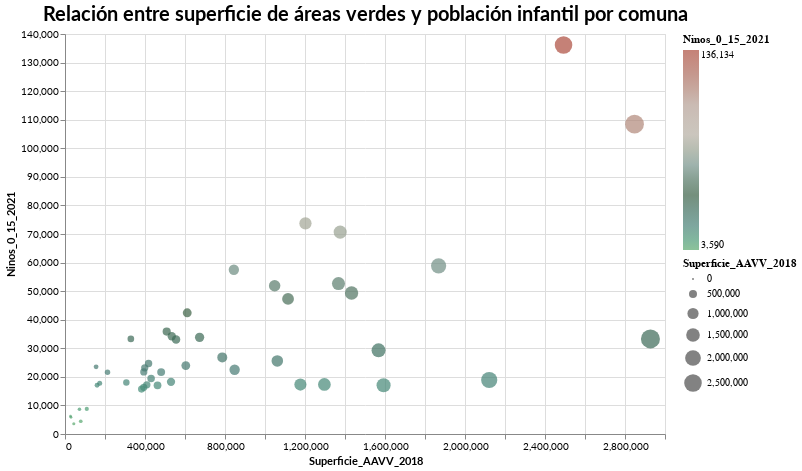

The notebook cell this image was saved under:
### Markdown cell above
####GRÁFICO

### Code cell
# Crear el gráfico de dispersión con la paleta ajustada
chart = alt.Chart(dn).mark_circle().encode(
    x='Superficie_AAVV_2018:Q',  # Superficie de áreas verdes
    y='Ninos_0_15_2021:Q',        # Niños (0-15 años)
    color=alt.Color(
        'Ninos_0_15_2021:Q',
        scale=alt.Scale(
            domain=[dn['Ninos_0_15_2021'].min(), dn['Ninos_0_15_2021'].max()],
            range=['#5aa86e', '#477a73', '#395e41',  # Verde
                   '#77938b', '#b4ada1', '#b4a198',  # Gris
                   '#ac7063', '#ac4c3d']  # Rojo
        )
    ),
    size='Superficie_AAVV_2018:Q',  # Tamaño de la burbuja según superficie de áreas verdes
    tooltip=['Comuna:N', 'Superficie_AAVV_2018:Q', 'Ninos_0_15_2021:Q']
).properties(
    title='Relación entre superficie de áreas verdes y población infantil por comuna',
    width=600,
    height=400
).configure_title(
    fontSize=20,
    font='Lato'  # Cambiar la fuente aquí
).configure_axis(
    labelFont='Lato',
    titleFont='Lato'
).interactive()
# Guardar el gráfico como un archivo HTML
chart.save('grafico_areas_verdes.html')
# Mostrar el gráfico
chart

### Figure 1 — Vega-Lite specification as saved in the notebook (floating-point values rounded to 4 significant figures)
{"config": {"view": {"continuousWidth": 400, "continuousHeight": 300}, "axis": {"labelFont": "Lato", "titleFont": "Lato"}, "title": {"font": "Lato", "fontSize": 20}}, "data": {"name": "data-69364ff61dc1797f649a0374abada8ad"}, "mark": "circle", "encoding": {"color": {"field": "Ninos_0_15_2021", "scale": {"domain": [3590.0, 136100.0], "range": ["#5aa86e", "#477a73", "#395e41", "#77938b", "#b4ada1", "#b4a198", "#ac7063", "#ac4c3d"]}, "type": "quantitative"}, "size": {"field": "Superficie_AAVV_2018", "type": "quantitative"}, "tooltip": [{"field": "Comuna", "type": "nominal"}, {"field": "Superficie_AAVV_2018", "type": "quantitative"}, {"field": "Ninos_0_15_2021", "type": "quantitative"}], "x": {"field": "Superficie_AAVV_2018", "type": "quantitative"}, "y": {"field": "Ninos_0_15_2021", "type": "quantitative"}}, "height": 400, "selection": {"selector003": {"type": "interval", "bind": "scales", "encodings": ["x", "y"]}}, "title": "Relación entre superficie de áreas verdes y población infantil por comuna", "width": 600, "$schema": "https://vega.github.io/schema/vega-lite/v4.17.0.json", "datasets": {"data-69364ff61dc1797f649a0374abada8ad": [{"Comuna": "BUIN", "Total_personas_2021": 111934, "Ninos_0_15_2021": 23953, "Superficie_comuna_m2_2021": 214000000, "Superficie_AAVV_2018": 604000.0, "Superficie_AAVVm2_por_habitante": 25.22}, {"Comuna": "CALERA DE TANGO", "Total_personas_2021": 29019, "Ninos_0_15_2021": 5835, "Superficie_comuna_m2_2021": 73300000, "Superficie_AAVV_2018": 29950.0, "Superficie_AAVVm2_por_habitante": 5.132}, {"Comuna": "CERRILLOS", "Total_personas_2021": 89520, "Ninos_0_15_2021": 17299, "Superficie_comuna_m2_2021": 21000000, "Superficie_AAVV_2018": 1177000.0, "Superficie_AAVVm2_por_habitante": 68.04}, {"Comuna": "CERRO NAVIA", "Total_personas_2021": 142304, "Ninos_0_15_2021": 26810, "Superficie_comuna_m2_2021": 11000000, "Superficie_AAVV_2018": 786400.0, "Superficie_AAVVm2_por_habitante": 29.33}, {"Comuna": "COLINA", "Total_personas_2021": 185599, "Ninos_0_15_2021": 47279, "Superficie_comuna_m2_2021": 971200000, "Superficie_AAVV_2018": 1115000.0, "Superficie_AAVVm2_por_habitante": 23.59}, {"Comuna": "CONCHALê", "Total_personas_2021": 139394, "Ninos_0_15_2021": 24695, "Superficie_comuna_m2_2021": 10700000, "Superficie_AAVV_2018": 417900.0, "Superficie_AAVVm2_por_habitante": 16.92}, {"Comuna": "EL BOSQUE", "Total_personas_2021": 171789, "Ninos_0_15_2021": 33279, "Superficie_comuna_m2_2021": 14200000, "Superficie_AAVV_2018": 329300.0, "Superficie_AAVVm2_por_habitante": 9.894}, {"Comuna": "EL MONTE", "Total_personas_2021": 40620, "Ninos_0_15_2021": 8778, "Superficie_comuna_m2_2021": 118000000, "Superficie_AAVV_2018": 108900.0, "Superficie_AAVVm2_por_habitante": 12.41}, {"Comuna": "ESTACIîN CENTRAL", "Total_personas_2021": 214470, "Ninos_0_15_2021": 34211, "Superficie_comuna_m2_2021": 15000000, "Superficie_AAVV_2018": 533800.0, "Superficie_AAVVm2_por_habitante": 15.6}, {"Comuna": "HUECHURABA", "Total_personas_2021": 114453, "Ninos_0_15_2021": 25584, "Superficie_comuna_m2_2021": 44800000, "Superficie_AAVV_2018": 1062000.0, "Superficie_AAVVm2_por_habitante": 41.49}, {"Comuna": "INDEPENDENCIA", "Total_personas_2021": 147655, "Ninos_0_15_2021": 23527, "Superficie_comuna_m2_2021": 7000000, "Superficie_AAVV_2018": 155400.0, "Superficie_AAVVm2_por_habitante": 6.607}, {"Comuna": "ISLA DE MAIPO", "Total_personas_2021": 40803, "Ninos_0_15_2021": 8637, "Superficie_comuna_m2_2021": 189000000, "Superficie_AAVV_2018": 72270.0, "Superficie_AAVVm2_por_habitante": 8.368}, {"Comuna": "LA CISTERNA", "Total_personas_2021": 101126, "Ninos_0_15_2021": 17063, "Superficie_comuna_m2_2021": 10000000, "Superficie_AAVV_2018": 160400.0, "Superficie_AAVVm2_por_habitante": 9.398}, {"Comuna": "LA FLORIDA", "Total_personas_2021": 405185, "Ninos_0_15_2021": 70660, "Superficie_comuna_m2_2021": 70200000, "Superficie_AAVV_2018": 1376000.0, "Superficie_AAVVm2_por_habitante": 19.47}, {"Comuna": "LA GRANJA", "Total_personas_2021": 122028, "Ninos_0_15_2021": 22486, "Superficie_comuna_m2_2021": 10000000, "Superficie_AAVV_2018": 848100.0, "Superficie_AAVVm2_por_habitante": 37.72}, {"Comuna": "LA PINTANA", "Total_personas_2021": 189454, "Ninos_0_15_2021": 42430, "Superficie_comuna_m2_2021": 30600000, "Superficie_AAVV_2018": 611100.0, "Superficie_AAVVm2_por_habitante": 14.4}, {"Comuna": "LA REINA", "Total_personas_2021": 100459, "Ninos_0_15_2021": 17356, "Superficie_comuna_m2_2021": 23000000, "Superficie_AAVV_2018": 1297000.0, "Superficie_AAVVm2_por_habitante": 74.73}, {"Comuna": "LAMPA", "Total_personas_2021": 131436, "Ninos_0_15_2021": 33065, "Superficie_comuna_m2_2021": 452000000, "Superficie_AAVV_2018": 555300.0, "Superficie_AAVVm2_por_habitante": 16.79}, {"Comuna": "LAS CONDES", "Total_personas_2021": 335296, "Ninos_0_15_2021": 49356, "Superficie_comuna_m2_2021": 99000000, "Superficie_AAVV_2018": 1433000.0, "Superficie_AAVVm2_por_habitante": 29.03}, {"Comuna": "LO BARNECHEA", "Total_personas_2021": 126816, "Ninos_0_15_2021": 29288, "Superficie_comuna_m2_2021": 1024000000, "Superficie_AAVV_2018": 1568000.0, "Superficie_AAVVm2_por_habitante": 53.53}, {"Comuna": "LO ESPEJO", "Total_personas_2021": 103381, "Ninos_0_15_2021": 19425, "Superficie_comuna_m2_2021": 7000000, "Superficie_AAVV_2018": 430500.0, "Superficie_AAVVm2_por_habitante": 22.16}, {"Comuna": "LO PRADO", "Total_personas_2021": 104405, "Ninos_0_15_2021": 18007, "Superficie_comuna_m2_2021": 7000000, "Superficie_AAVV_2018": 306700.0, "Superficie_AAVVm2_por_habitante": 17.03}, {"Comuna": "MACUL", "Total_personas_2021": 136278, "Ninos_0_15_2021": 21665, "Superficie_comuna_m2_2021": 12900000, "Superficie_AAVV_2018": 480800.0, "Superficie_AAVVm2_por_habitante": 22.19}, {"Comuna": "MAIPò", "Total_personas_2021": 584053, "Ninos_0_15_2021": 108454, "Superficie_comuna_m2_2021": 135500000, "Superficie_AAVV_2018": 2848000.0, "Superficie_AAVVm2_por_habitante": 26.26}, {"Comuna": "UOA", "Total_personas_2021": 255823, "Ninos_0_15_2021": 35833, "Superficie_comuna_m2_2021": 16900000, "Superficie_AAVV_2018": 508500.0, "Superficie_AAVVm2_por_habitante": 14.19}, {"Comuna": "PADRE HURTADO", "Total_personas_2021": 76219, "Ninos_0_15_2021": 16342, "Superficie_comuna_m2_2021": 80800000, "Superficie_AAVV_2018": 393800.0, "Superficie_AAVVm2_por_habitante": 24.1}, {"Comuna": "PAINE", "Total_personas_2021": 84379, "Ninos_0_15_2021": 17763, "Superficie_comuna_m2_2021": 820000000, "Superficie_AAVV_2018": 173400.0, "Superficie_AAVVm2_por_habitante": 9.761}, {"Comuna": "PEDRO AGUIRRE CERDA", "Total_personas_2021": 107409, "Ninos_0_15_2021": 18249, "Superficie_comuna_m2_2021": 10000000, "Superficie_AAVV_2018": 530100.0, "Superficie_AAVVm2_por_habitante": 29.05}, {"Comuna": "PEAFLOR", "Total_personas_2021": 102667, "Ninos_0_15_2021": 21714, "Superficie_comuna_m2_2021": 69000000, "Superficie_AAVV_2018": 394000.0, "Superficie_AAVVm2_por_habitante": 18.14}, {"Comuna": "PEALOLN", "Total_personas_2021": 269296, "Ninos_0_15_2021": 52650, "Superficie_comuna_m2_2021": 54000000, "Superficie_AAVV_2018": 1367000.0, "Superficie_AAVVm2_por_habitante": 25.97}, {"Comuna": "PIRQUE", "Total_personas_2021": 31134, "Ninos_0_15_2021": 6232, "Superficie_comuna_m2_2021": 445300000, "Superficie_AAVV_2018": 27700.0, "Superficie_AAVVm2_por_habitante": 4.445}, {"Comuna": "PROVIDENCIA", "Total_personas_2021": 160043, "Ninos_0_15_2021": 18905, "Superficie_comuna_m2_2021": 14300000, "Superficie_AAVV_2018": 2121000.0, "Superficie_AAVVm2_por_habitante": 112.2}, {"Comuna": "PUDAHUEL", "Total_personas_2021": 256607, "Ninos_0_15_2021": 51888, "Superficie_comuna_m2_2021": 197000000, "Superficie_AAVV_2018": 1048000.0, "Superficie_AAVVm2_por_habitante": 20.2}, {"Comuna": "PUENTE ALTO", "Total_personas_2021": 655033, "Ninos_0_15_2021": 136134, "Superficie_comuna_m2_2021": 88000000, "Superficie_AAVV_2018": 2493000.0, "Superficie_AAVVm2_por_habitante": 18.31}, {"Comuna": "QUILICURA", "Total_personas_2021": 261993, "Ninos_0_15_2021": 57497, "Superficie_comuna_m2_2021": 58000000, "Superficie_AAVV_2018": 844300.0, "Superficie_AAVVm2_por_habitante": 14.68}, {"Comuna": "QUINTA NORMAL", "Total_personas_2021": 138904, "Ninos_0_15_2021": 23149, "Superficie_comuna_m2_2021": 13000000, "Superficie_AAVV_2018": 398700.0, "Superficie_AAVVm2_por_habitante": 17.22}, {"Comuna": "RECOLETA", "Total_personas_2021": 193605, "Ninos_0_15_2021": 33287, "Superficie_comuna_m2_2021": 16000000, "Superficie_AAVV_2018": 2927000.0, "Superficie_AAVVm2_por_habitante": 87.94}, {"Comuna": "RENCA", "Total_personas_2021": 161959, "Ninos_0_15_2021": 33823, "Superficie_comuna_m2_2021": 24000000, "Superficie_AAVV_2018": 672900.0, "Superficie_AAVVm2_por_habitante": 19.9}, {"Comuna": "SAN BERNARDO", "Total_personas_2021": 339043, "Ninos_0_15_2021": 73730, "Superficie_comuna_m2_2021": 155000000, "Superficie_AAVV_2018": 1202000.0, "Superficie_AAVVm2_por_habitante": 16.31}, {"Comuna": "SAN JOAQUêN", "Total_personas_2021": 103871, "Ninos_0_15_2021": 17033, "Superficie_comuna_m2_2021": 9700000, "Superficie_AAVV_2018": 462700.0, "Superficie_AAVVm2_por_habitante": 27.16}, {"Comuna": "SAN JOS DE MAIPO", "Total_personas_2021": 18917, "Ninos_0_15_2021": 3590, "Superficie_comuna_m2_2021": 4994800000, "Superficie_AAVV_2018": 43960.0, "Superficie_AAVVm2_por_habitante": 12.25}, {"Comuna": "SAN MIGUEL", "Total_personas_2021": 136835, "Ninos_0_15_2021": 21632, "Superficie_comuna_m2_2021": 10000000, "Superficie_AAVV_2018": 212500.0, "Superficie_AAVVm2_por_habitante": 9.824}, {"Comuna": "SAN RAMîN", "Total_personas_2021": 86017, "Ninos_0_15_2021": 15714, "Superficie_comuna_m2_2021": 7000000, "Superficie_AAVV_2018": 382800.0, "Superficie_AAVVm2_por_habitante": 24.36}, {"Comuna": "SANTIAGO", "Total_personas_2021": 517280, "Ninos_0_15_2021": 58856, "Superficie_comuna_m2_2021": 22000000, "Superficie_AAVV_2018": 1868000.0, "Superficie_AAVVm2_por_habitante": 31.74}, {"Comuna": "TALAGANTE", "Total_personas_2021": 82900, "Ninos_0_15_2021": 17199, "Superficie_comuna_m2_2021": 126000000, "Superficie_AAVV_2018": 409100.0, "Superficie_AAVVm2_por_habitante": 23.78}, {"Comuna": "TILTIL", "Total_personas_2021": 21783, "Ninos_0_15_2021": 4473, "Superficie_comuna_m2_2021": 653000000, "Superficie_AAVV_2018": 78790.0, "Superficie_AAVVm2_por_habitante": 17.61}, {"Comuna": "VITACURA", "Total_personas_2021": 97695, "Ninos_0_15_2021": 17089, "Superficie_comuna_m2_2021": 28300000, "Superficie_AAVV_2018": 1593000.0, "Superficie_AAVVm2_por_habitante": 93.21}]}}
